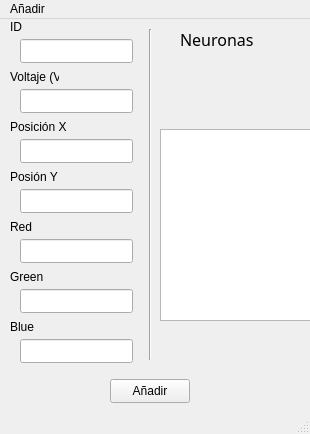
<?xml version="1.0" encoding="UTF-8"?>
<ui version="4.0">
 <class>MainWindow</class>
 <widget class="QMainWindow" name="MainWindow">
  <property name="geometry">
   <rect>
    <x>0</x>
    <y>0</y>
    <width>310</width>
    <height>434</height>
   </rect>
  </property>
  <property name="windowTitle">
   <string>MainWindow</string>
  </property>
  <widget class="QWidget" name="centralwidget">
   <widget class="QPushButton" name="pushButton">
    <property name="geometry">
     <rect>
      <x>110</x>
      <y>360</y>
      <width>80</width>
      <height>24</height>
     </rect>
    </property>
    <property name="text">
     <string>Añadir</string>
    </property>
   </widget>
   <widget class="QLineEdit" name="lineEdit">
    <property name="geometry">
     <rect>
      <x>20</x>
      <y>20</y>
      <width>113</width>
      <height>24</height>
     </rect>
    </property>
   </widget>
   <widget class="QLabel" name="label">
    <property name="geometry">
     <rect>
      <x>10</x>
      <y>0</y>
      <width>49</width>
      <height>16</height>
     </rect>
    </property>
    <property name="text">
     <string>ID</string>
    </property>
   </widget>
   <widget class="QLineEdit" name="lineEdit_2">
    <property name="geometry">
     <rect>
      <x>20</x>
      <y>70</y>
      <width>113</width>
      <height>24</height>
     </rect>
    </property>
   </widget>
   <widget class="QLabel" name="label_2">
    <property name="geometry">
     <rect>
      <x>10</x>
      <y>50</y>
      <width>49</width>
      <height>16</height>
     </rect>
    </property>
    <property name="text">
     <string>Voltaje (V)</string>
    </property>
   </widget>
   <widget class="QLineEdit" name="lineEdit_3">
    <property name="geometry">
     <rect>
      <x>20</x>
      <y>120</y>
      <width>113</width>
      <height>24</height>
     </rect>
    </property>
   </widget>
   <widget class="QLabel" name="label_3">
    <property name="geometry">
     <rect>
      <x>10</x>
      <y>100</y>
      <width>61</width>
      <height>16</height>
     </rect>
    </property>
    <property name="text">
     <string>Posición X</string>
    </property>
   </widget>
   <widget class="QLineEdit" name="lineEdit_4">
    <property name="geometry">
     <rect>
      <x>20</x>
      <y>170</y>
      <width>113</width>
      <height>24</height>
     </rect>
    </property>
   </widget>
   <widget class="QLabel" name="label_4">
    <property name="geometry">
     <rect>
      <x>10</x>
      <y>150</y>
      <width>49</width>
      <height>16</height>
     </rect>
    </property>
    <property name="text">
     <string>Posión Y</string>
    </property>
   </widget>
   <widget class="QLineEdit" name="lineEdit_5">
    <property name="geometry">
     <rect>
      <x>20</x>
      <y>220</y>
      <width>113</width>
      <height>24</height>
     </rect>
    </property>
   </widget>
   <widget class="QLabel" name="label_5">
    <property name="geometry">
     <rect>
      <x>10</x>
      <y>200</y>
      <width>49</width>
      <height>16</height>
     </rect>
    </property>
    <property name="text">
     <string>Red</string>
    </property>
   </widget>
   <widget class="QLineEdit" name="lineEdit_6">
    <property name="geometry">
     <rect>
      <x>20</x>
      <y>270</y>
      <width>113</width>
      <height>24</height>
     </rect>
    </property>
   </widget>
   <widget class="QLabel" name="label_6">
    <property name="geometry">
     <rect>
      <x>10</x>
      <y>250</y>
      <width>49</width>
      <height>16</height>
     </rect>
    </property>
    <property name="text">
     <string>Green</string>
    </property>
   </widget>
   <widget class="QLineEdit" name="lineEdit_7">
    <property name="geometry">
     <rect>
      <x>20</x>
      <y>320</y>
      <width>113</width>
      <height>24</height>
     </rect>
    </property>
   </widget>
   <widget class="QLabel" name="label_7">
    <property name="geometry">
     <rect>
      <x>10</x>
      <y>300</y>
      <width>49</width>
      <height>16</height>
     </rect>
    </property>
    <property name="text">
     <string>Blue</string>
    </property>
   </widget>
   <widget class="QGraphicsView" name="graphicsView">
    <property name="geometry">
     <rect>
      <x>160</x>
      <y>110</y>
      <width>256</width>
      <height>192</height>
     </rect>
    </property>
   </widget>
   <widget class="Line" name="line">
    <property name="geometry">
     <rect>
      <x>140</x>
      <y>10</y>
      <width>20</width>
      <height>331</height>
     </rect>
    </property>
    <property name="orientation">
     <enum>Qt::Vertical</enum>
    </property>
   </widget>
   <widget class="QLabel" name="label_8">
    <property name="geometry">
     <rect>
      <x>180</x>
      <y>10</y>
      <width>91</width>
      <height>21</height>
     </rect>
    </property>
    <property name="font">
     <font>
      <family>Raleway Medium</family>
      <pointsize>12</pointsize>
     </font>
    </property>
    <property name="text">
     <string>Neuronas</string>
    </property>
   </widget>
  </widget>
  <widget class="QMenuBar" name="menubar">
   <property name="geometry">
    <rect>
     <x>0</x>
     <y>0</y>
     <width>310</width>
     <height>21</height>
    </rect>
   </property>
   <widget class="QMenu" name="menuA_adir">
    <property name="title">
     <string>Añadir</string>
    </property>
   </widget>
   <addaction name="menuA_adir"/>
  </widget>
  <widget class="QStatusBar" name="statusbar"/>
 </widget>
 <resources/>
 <connections/>
</ui>
